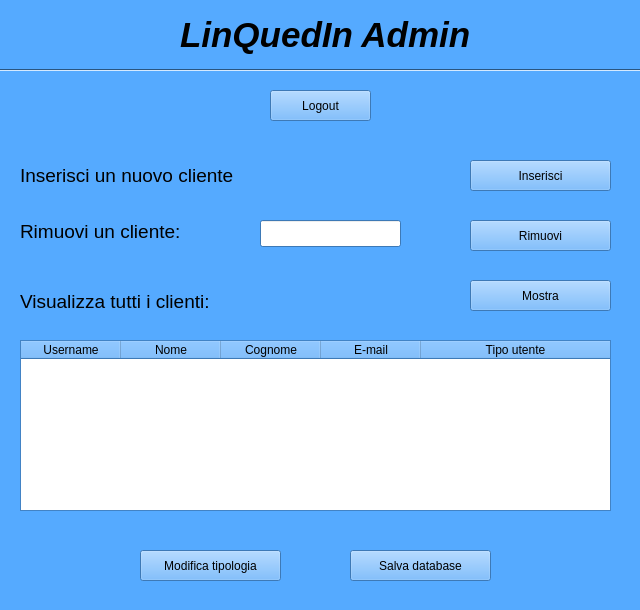
<?xml version="1.0" encoding="UTF-8"?>
<ui version="4.0">
 <class>adminWindow</class>
 <widget class="QWidget" name="adminWindow">
  <property name="geometry">
   <rect>
    <x>0</x>
    <y>0</y>
    <width>640</width>
    <height>610</height>
   </rect>
  </property>
  <property name="minimumSize">
   <size>
    <width>640</width>
    <height>610</height>
   </size>
  </property>
  <property name="maximumSize">
   <size>
    <width>640</width>
    <height>610</height>
   </size>
  </property>
  <property name="palette">
   <palette>
    <active>
     <colorrole role="WindowText">
      <brush brushstyle="SolidPattern">
       <color alpha="255">
        <red>0</red>
        <green>0</green>
        <blue>0</blue>
       </color>
      </brush>
     </colorrole>
     <colorrole role="Button">
      <brush brushstyle="SolidPattern">
       <color alpha="255">
        <red>85</red>
        <green>170</green>
        <blue>255</blue>
       </color>
      </brush>
     </colorrole>
     <colorrole role="Light">
      <brush brushstyle="SolidPattern">
       <color alpha="255">
        <red>213</red>
        <green>234</green>
        <blue>255</blue>
       </color>
      </brush>
     </colorrole>
     <colorrole role="Midlight">
      <brush brushstyle="SolidPattern">
       <color alpha="255">
        <red>149</red>
        <green>202</green>
        <blue>255</blue>
       </color>
      </brush>
     </colorrole>
     <colorrole role="Dark">
      <brush brushstyle="SolidPattern">
       <color alpha="255">
        <red>42</red>
        <green>85</green>
        <blue>127</blue>
       </color>
      </brush>
     </colorrole>
     <colorrole role="Mid">
      <brush brushstyle="SolidPattern">
       <color alpha="255">
        <red>56</red>
        <green>113</green>
        <blue>170</blue>
       </color>
      </brush>
     </colorrole>
     <colorrole role="Text">
      <brush brushstyle="SolidPattern">
       <color alpha="255">
        <red>0</red>
        <green>0</green>
        <blue>0</blue>
       </color>
      </brush>
     </colorrole>
     <colorrole role="BrightText">
      <brush brushstyle="SolidPattern">
       <color alpha="255">
        <red>255</red>
        <green>255</green>
        <blue>255</blue>
       </color>
      </brush>
     </colorrole>
     <colorrole role="ButtonText">
      <brush brushstyle="SolidPattern">
       <color alpha="255">
        <red>0</red>
        <green>0</green>
        <blue>0</blue>
       </color>
      </brush>
     </colorrole>
     <colorrole role="Base">
      <brush brushstyle="SolidPattern">
       <color alpha="255">
        <red>255</red>
        <green>255</green>
        <blue>255</blue>
       </color>
      </brush>
     </colorrole>
     <colorrole role="Window">
      <brush brushstyle="SolidPattern">
       <color alpha="255">
        <red>85</red>
        <green>170</green>
        <blue>255</blue>
       </color>
      </brush>
     </colorrole>
     <colorrole role="Shadow">
      <brush brushstyle="SolidPattern">
       <color alpha="255">
        <red>0</red>
        <green>0</green>
        <blue>0</blue>
       </color>
      </brush>
     </colorrole>
     <colorrole role="AlternateBase">
      <brush brushstyle="SolidPattern">
       <color alpha="255">
        <red>170</red>
        <green>212</green>
        <blue>255</blue>
       </color>
      </brush>
     </colorrole>
     <colorrole role="ToolTipBase">
      <brush brushstyle="SolidPattern">
       <color alpha="255">
        <red>255</red>
        <green>255</green>
        <blue>220</blue>
       </color>
      </brush>
     </colorrole>
     <colorrole role="ToolTipText">
      <brush brushstyle="SolidPattern">
       <color alpha="255">
        <red>0</red>
        <green>0</green>
        <blue>0</blue>
       </color>
      </brush>
     </colorrole>
    </active>
    <inactive>
     <colorrole role="WindowText">
      <brush brushstyle="SolidPattern">
       <color alpha="255">
        <red>0</red>
        <green>0</green>
        <blue>0</blue>
       </color>
      </brush>
     </colorrole>
     <colorrole role="Button">
      <brush brushstyle="SolidPattern">
       <color alpha="255">
        <red>85</red>
        <green>170</green>
        <blue>255</blue>
       </color>
      </brush>
     </colorrole>
     <colorrole role="Light">
      <brush brushstyle="SolidPattern">
       <color alpha="255">
        <red>213</red>
        <green>234</green>
        <blue>255</blue>
       </color>
      </brush>
     </colorrole>
     <colorrole role="Midlight">
      <brush brushstyle="SolidPattern">
       <color alpha="255">
        <red>149</red>
        <green>202</green>
        <blue>255</blue>
       </color>
      </brush>
     </colorrole>
     <colorrole role="Dark">
      <brush brushstyle="SolidPattern">
       <color alpha="255">
        <red>42</red>
        <green>85</green>
        <blue>127</blue>
       </color>
      </brush>
     </colorrole>
     <colorrole role="Mid">
      <brush brushstyle="SolidPattern">
       <color alpha="255">
        <red>56</red>
        <green>113</green>
        <blue>170</blue>
       </color>
      </brush>
     </colorrole>
     <colorrole role="Text">
      <brush brushstyle="SolidPattern">
       <color alpha="255">
        <red>0</red>
        <green>0</green>
        <blue>0</blue>
       </color>
      </brush>
     </colorrole>
     <colorrole role="BrightText">
      <brush brushstyle="SolidPattern">
       <color alpha="255">
        <red>255</red>
        <green>255</green>
        <blue>255</blue>
       </color>
      </brush>
     </colorrole>
     <colorrole role="ButtonText">
      <brush brushstyle="SolidPattern">
       <color alpha="255">
        <red>0</red>
        <green>0</green>
        <blue>0</blue>
       </color>
      </brush>
     </colorrole>
     <colorrole role="Base">
      <brush brushstyle="SolidPattern">
       <color alpha="255">
        <red>255</red>
        <green>255</green>
        <blue>255</blue>
       </color>
      </brush>
     </colorrole>
     <colorrole role="Window">
      <brush brushstyle="SolidPattern">
       <color alpha="255">
        <red>85</red>
        <green>170</green>
        <blue>255</blue>
       </color>
      </brush>
     </colorrole>
     <colorrole role="Shadow">
      <brush brushstyle="SolidPattern">
       <color alpha="255">
        <red>0</red>
        <green>0</green>
        <blue>0</blue>
       </color>
      </brush>
     </colorrole>
     <colorrole role="AlternateBase">
      <brush brushstyle="SolidPattern">
       <color alpha="255">
        <red>170</red>
        <green>212</green>
        <blue>255</blue>
       </color>
      </brush>
     </colorrole>
     <colorrole role="ToolTipBase">
      <brush brushstyle="SolidPattern">
       <color alpha="255">
        <red>255</red>
        <green>255</green>
        <blue>220</blue>
       </color>
      </brush>
     </colorrole>
     <colorrole role="ToolTipText">
      <brush brushstyle="SolidPattern">
       <color alpha="255">
        <red>0</red>
        <green>0</green>
        <blue>0</blue>
       </color>
      </brush>
     </colorrole>
    </inactive>
    <disabled>
     <colorrole role="WindowText">
      <brush brushstyle="SolidPattern">
       <color alpha="255">
        <red>42</red>
        <green>85</green>
        <blue>127</blue>
       </color>
      </brush>
     </colorrole>
     <colorrole role="Button">
      <brush brushstyle="SolidPattern">
       <color alpha="255">
        <red>85</red>
        <green>170</green>
        <blue>255</blue>
       </color>
      </brush>
     </colorrole>
     <colorrole role="Light">
      <brush brushstyle="SolidPattern">
       <color alpha="255">
        <red>213</red>
        <green>234</green>
        <blue>255</blue>
       </color>
      </brush>
     </colorrole>
     <colorrole role="Midlight">
      <brush brushstyle="SolidPattern">
       <color alpha="255">
        <red>149</red>
        <green>202</green>
        <blue>255</blue>
       </color>
      </brush>
     </colorrole>
     <colorrole role="Dark">
      <brush brushstyle="SolidPattern">
       <color alpha="255">
        <red>42</red>
        <green>85</green>
        <blue>127</blue>
       </color>
      </brush>
     </colorrole>
     <colorrole role="Mid">
      <brush brushstyle="SolidPattern">
       <color alpha="255">
        <red>56</red>
        <green>113</green>
        <blue>170</blue>
       </color>
      </brush>
     </colorrole>
     <colorrole role="Text">
      <brush brushstyle="SolidPattern">
       <color alpha="255">
        <red>42</red>
        <green>85</green>
        <blue>127</blue>
       </color>
      </brush>
     </colorrole>
     <colorrole role="BrightText">
      <brush brushstyle="SolidPattern">
       <color alpha="255">
        <red>255</red>
        <green>255</green>
        <blue>255</blue>
       </color>
      </brush>
     </colorrole>
     <colorrole role="ButtonText">
      <brush brushstyle="SolidPattern">
       <color alpha="255">
        <red>42</red>
        <green>85</green>
        <blue>127</blue>
       </color>
      </brush>
     </colorrole>
     <colorrole role="Base">
      <brush brushstyle="SolidPattern">
       <color alpha="255">
        <red>85</red>
        <green>170</green>
        <blue>255</blue>
       </color>
      </brush>
     </colorrole>
     <colorrole role="Window">
      <brush brushstyle="SolidPattern">
       <color alpha="255">
        <red>85</red>
        <green>170</green>
        <blue>255</blue>
       </color>
      </brush>
     </colorrole>
     <colorrole role="Shadow">
      <brush brushstyle="SolidPattern">
       <color alpha="255">
        <red>0</red>
        <green>0</green>
        <blue>0</blue>
       </color>
      </brush>
     </colorrole>
     <colorrole role="AlternateBase">
      <brush brushstyle="SolidPattern">
       <color alpha="255">
        <red>85</red>
        <green>170</green>
        <blue>255</blue>
       </color>
      </brush>
     </colorrole>
     <colorrole role="ToolTipBase">
      <brush brushstyle="SolidPattern">
       <color alpha="255">
        <red>255</red>
        <green>255</green>
        <blue>220</blue>
       </color>
      </brush>
     </colorrole>
     <colorrole role="ToolTipText">
      <brush brushstyle="SolidPattern">
       <color alpha="255">
        <red>0</red>
        <green>0</green>
        <blue>0</blue>
       </color>
      </brush>
     </colorrole>
    </disabled>
   </palette>
  </property>
  <property name="windowTitle">
   <string>LinQuedIn Admin</string>
  </property>
  <widget class="Line" name="line">
   <property name="geometry">
    <rect>
     <x>0</x>
     <y>60</y>
     <width>641</width>
     <height>21</height>
    </rect>
   </property>
   <property name="orientation">
    <enum>Qt::Horizontal</enum>
   </property>
  </widget>
  <widget class="QLabel" name="label_2">
   <property name="geometry">
    <rect>
     <x>20</x>
     <y>160</y>
     <width>231</width>
     <height>31</height>
    </rect>
   </property>
   <property name="text">
    <string>&lt;html&gt;&lt;head/&gt;&lt;body&gt;&lt;p&gt;&lt;span style=&quot; font-size:14pt;&quot;&gt;Inserisci un nuovo cliente&lt;/span&gt;&lt;/p&gt;&lt;/body&gt;&lt;/html&gt;</string>
   </property>
  </widget>
  <widget class="QLabel" name="label_4">
   <property name="geometry">
    <rect>
     <x>20</x>
     <y>220</y>
     <width>171</width>
     <height>21</height>
    </rect>
   </property>
   <property name="text">
    <string>&lt;html&gt;&lt;head/&gt;&lt;body&gt;&lt;p&gt;&lt;span style=&quot; font-size:14pt;&quot;&gt;Rimuovi un cliente:&lt;/span&gt;&lt;/p&gt;&lt;/body&gt;&lt;/html&gt;</string>
   </property>
  </widget>
  <widget class="QLabel" name="label_5">
   <property name="geometry">
    <rect>
     <x>20</x>
     <y>290</y>
     <width>201</width>
     <height>21</height>
    </rect>
   </property>
   <property name="text">
    <string>&lt;html&gt;&lt;head/&gt;&lt;body&gt;&lt;p&gt;&lt;span style=&quot; font-size:14pt;&quot;&gt;Visualizza tutti i clienti:&lt;/span&gt;&lt;/p&gt;&lt;/body&gt;&lt;/html&gt;</string>
   </property>
  </widget>
  <widget class="QPushButton" name="pushButtonAdminWindowInserisci">
   <property name="geometry">
    <rect>
     <x>470</x>
     <y>160</y>
     <width>141</width>
     <height>31</height>
    </rect>
   </property>
   <property name="text">
    <string>Inserisci</string>
   </property>
  </widget>
  <widget class="QPushButton" name="pushButtonAdminWindowCerca">
   <property name="geometry">
    <rect>
     <x>470</x>
     <y>280</y>
     <width>141</width>
     <height>31</height>
    </rect>
   </property>
   <property name="text">
    <string>Mostra</string>
   </property>
  </widget>
  <widget class="QPushButton" name="pushButtonAdminWindowRimuovi">
   <property name="geometry">
    <rect>
     <x>470</x>
     <y>220</y>
     <width>141</width>
     <height>31</height>
    </rect>
   </property>
   <property name="text">
    <string>Rimuovi</string>
   </property>
  </widget>
  <widget class="QLineEdit" name="lineEditAdminWindowRimuovi">
   <property name="geometry">
    <rect>
     <x>260</x>
     <y>220</y>
     <width>141</width>
     <height>27</height>
    </rect>
   </property>
  </widget>
  <widget class="QLabel" name="label">
   <property name="geometry">
    <rect>
     <x>180</x>
     <y>-10</y>
     <width>321</width>
     <height>91</height>
    </rect>
   </property>
   <property name="text">
    <string>&lt;html&gt;&lt;head/&gt;&lt;body&gt;&lt;p&gt;&lt;span style=&quot; font-size:26pt; font-weight:600; font-style:italic;&quot;&gt;LinQuedIn Admin&lt;/span&gt;&lt;/p&gt;&lt;/body&gt;&lt;/html&gt;</string>
   </property>
  </widget>
  <widget class="QTableWidget" name="tableWidgetAdminWindow">
   <property name="geometry">
    <rect>
     <x>20</x>
     <y>340</y>
     <width>591</width>
     <height>171</height>
    </rect>
   </property>
   <property name="editTriggers">
    <set>QAbstractItemView::NoEditTriggers</set>
   </property>
   <property name="selectionBehavior">
    <enum>QAbstractItemView::SelectRows</enum>
   </property>
   <attribute name="horizontalHeaderStretchLastSection">
    <bool>true</bool>
   </attribute>
   <attribute name="verticalHeaderVisible">
    <bool>false</bool>
   </attribute>
   <column>
    <property name="text">
     <string>Username</string>
    </property>
   </column>
   <column>
    <property name="text">
     <string>Nome</string>
    </property>
   </column>
   <column>
    <property name="text">
     <string>Cognome</string>
    </property>
   </column>
   <column>
    <property name="text">
     <string>E-mail</string>
    </property>
   </column>
   <column>
    <property name="text">
     <string>Tipo utente</string>
    </property>
   </column>
  </widget>
  <widget class="QPushButton" name="pushButtonModificaTipologiaUtente">
   <property name="geometry">
    <rect>
     <x>140</x>
     <y>550</y>
     <width>141</width>
     <height>31</height>
    </rect>
   </property>
   <property name="text">
    <string>Modifica tipologia</string>
   </property>
  </widget>
  <widget class="QPushButton" name="pushButtonSalva">
   <property name="geometry">
    <rect>
     <x>350</x>
     <y>550</y>
     <width>141</width>
     <height>31</height>
    </rect>
   </property>
   <property name="text">
    <string>Salva database</string>
   </property>
  </widget>
  <widget class="QPushButton" name="pushButtonLogout">
   <property name="geometry">
    <rect>
     <x>270</x>
     <y>90</y>
     <width>101</width>
     <height>31</height>
    </rect>
   </property>
   <property name="text">
    <string>Logout</string>
   </property>
  </widget>
 </widget>
 <resources/>
 <connections/>
</ui>
